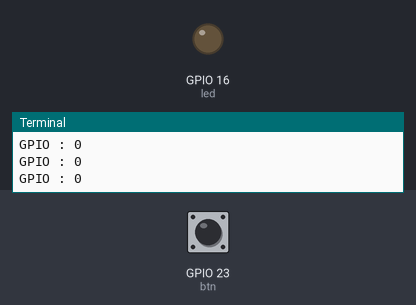
Simulated run of this program. Board: Raspberry Pi (BCM pin numbers). On the bench: output pins drawn as LEDs (lit = HIGH), the last lines printed to the terminal. Inputs (shaded band) come from the test bench; at power-on: GPIO 23 (btn) HIGH.

Above: at 1.2 s.
1.3 s: GPIO 23 (btn) pulled LOW for 0.15 s
At 1.4 s:
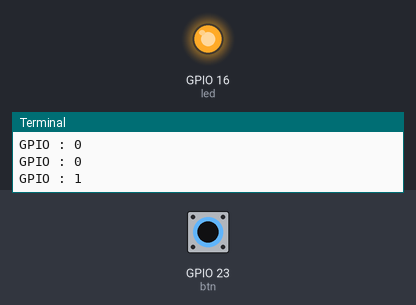
3.0 s: GPIO 23 (btn) pulled LOW for 3.2 s
At 7.6 s:
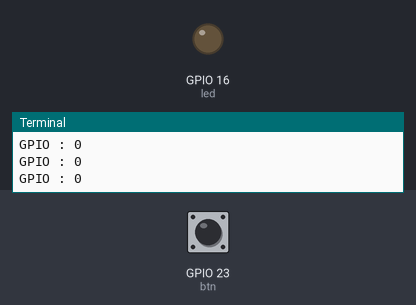
Timing chart, 0 to 9.1 s (numbered marks = the images above; inputs shaded):
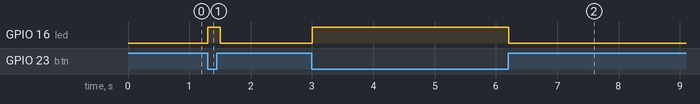

The program:

testgpio.py
```python
from gpiozero import LED
from gpiozero import Button

from time import sleep

btn = Button(23)
led = LED(16)

while True:
    print ("GPIO : %d" % int(btn.is_pressed == True))
    if btn.is_pressed == True:
        led.on()
    else:
        led.off()
    sleep( 0.1 )
```

Measured:
- after the input at 1.3 s, GPIO 16 (led): LOW → HIGH at once, → LOW 0.20 s later
- after the input at 3.0 s, GPIO 16 (led): LOW → HIGH at once, → LOW 3.2 s later
